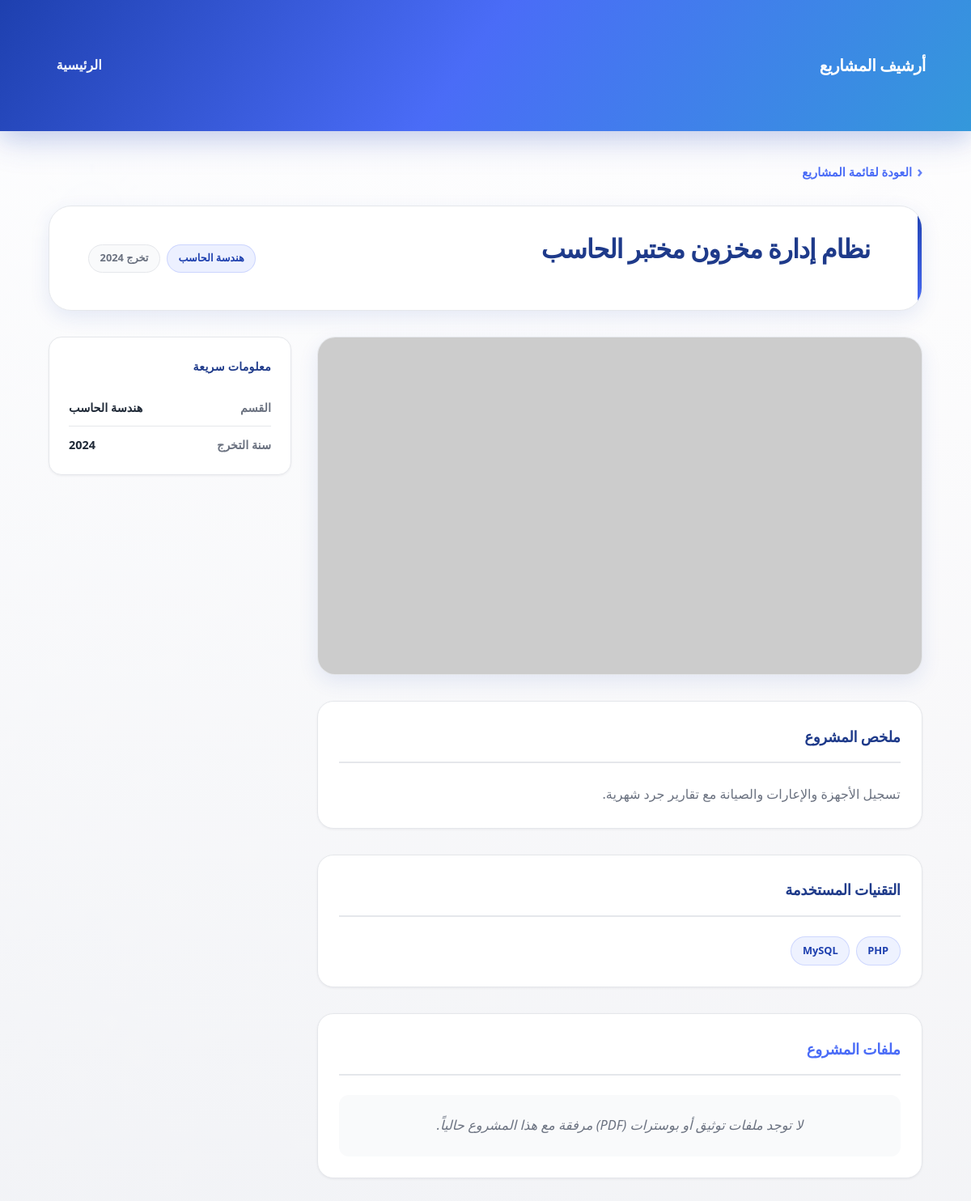
The page /project_details.php?id=11 (signed in) on the database its author committed.
### tables this page shows
CREATE TABLE `projects` (
  `id` int(11) NOT NULL,
  `title` varchar(255) NOT NULL,
  `description` text NOT NULL,
  `department` varchar(100) NOT NULL,
  `grad_year` int(11) NOT NULL,
  `tech_stack` varchar(255) NOT NULL,
  `owner_linkedin` varchar(512) DEFAULT NULL,
  `project_poster` varchar(255) DEFAULT NULL,
  `project_poster_pdf` varchar(255) DEFAULT NULL,
  `image_url` varchar(255) DEFAULT 'default.jpg',
  `pdf_file` varchar(255) DEFAULT NULL,
  `created_at` timestamp NOT NULL DEFAULT current_timestamp()
);

### db_connect.php (called while the page is built, shortened)
<?php
function style_css_href(): string
{
    $path = __DIR__ . '/style.css';
    $v = is_readable($path) ? (string) filemtime($path) : '1';
    $cache = 'style.css?v=' . rawurlencode($v);
    return $cache;
}
function project_image_src(?string $image_url, string $fallback = 'https://via.placeholder.com/400x200?text=No+image'): string
{
    $u = trim((string) $image_url);
    if (preg_match('#^https?://#i', $u)) {
        return $u;
    }
    return 'uploads/' . $u;
}

### project_details.php (the view, shortened to what this page needs)
<?php
include 'db_connect.php';
$id = isset($_GET['id']) ? intval($_GET['id']) : 0;
$sql = "SELECT * FROM projects WHERE id = $id";
$result = $conn->query($sql);
$project = $result->fetch_assoc();
$img_main = project_image_src($project['image_url'] ?? null, 'https://via.placeholder.com/960x540?text=Project');
$techs_raw = isset($project['tech_stack']) ? $project['tech_stack'] : '';
$techs_list = array_filter(array_map('trim', explode(',', $techs_raw)));
$has_files = !empty($project['pdf_file']) || !empty($project['project_poster_pdf']);
?>
<!DOCTYPE html>
<html lang="ar" dir="rtl">
<head>
    <link rel="stylesheet" href="<?php echo htmlspecialchars(style_css_href(), ENT_QUOTES, 'UTF-8'); ?>">
</head>
<body class="page-project-detail">
    <header class="main-header project-detail-header">
        <div class="container navbar project-detail-header__inner">
            <a href="index.php" class="project-detail-brand">أرشيف المشاريع</a>
            <nav class="project-detail-nav">
                <a href="index.php">الرئيسية</a>
            </nav>
        </div>
    </header>
    <main class="project-detail-main">
        <div class="container project-detail-wrap">
            <a href="index.php" class="detail-back-link">
                <span class="detail-back-link__icon" aria-hidden="true">›</span>
                العودة لقائمة المشاريع
            </a>
            <header class="detail-page-head">
                <h1 class="detail-page-head__title"><?php echo htmlspecialchars($project['title'], ENT_QUOTES, 'UTF-8'); ?></h1>
                <div class="detail-badges">
                    <span class="detail-badge"><?php echo htmlspecialchars($project['department'], ENT_QUOTES, 'UTF-8'); ?></span>
                    <span class="detail-badge detail-badge--muted">تخرج <?php echo htmlspecialchars((string) $project['grad_year'], ENT_QUOTES, 'UTF-8'); ?></span>
                </div>
            </header>
            <div class="detail-layout">
                <div class="detail-main">
                    <figure class="detail-figure">
                        <img
                            src="<?php echo htmlspecialchars($img_main, ENT_QUOTES, 'UTF-8'); ?>"
                            alt="صورة المشروع"
                            class="detail-hero-img"
                            onerror="this.src='https://via.placeholder.com/960x540?text=صورة+المشروع'">
                    </figure>
                    <section class="detail-panel">
                        <h2 class="detail-panel__title">ملخص المشروع</h2>
                        <div class="detail-panel__body detail-prose">
                            <?php echo nl2br(htmlspecialchars($project['description'], ENT_QUOTES, 'UTF-8')); ?>
                        </div>
                    </section>
                    <?php if (!empty($techs_list)): ?>
                    <section class="detail-panel">
                        <h2 class="detail-panel__title">التقنيات المستخدمة</h2>
                        <div class="detail-tech-row">
                            <?php foreach ($techs_list as $tech): ?>
                                <span class="detail-tech-chip"><?php echo htmlspecialchars($tech, ENT_QUOTES, 'UTF-8'); ?></span>
                            <?php endforeach; ?>
                        </div>
                    </section>
                    <?php endif; ?>
                    <section class="detail-panel detail-panel--files detail-panel--files-main">
                        <h2 class="detail-panel__title">ملفات المشروع</h2>
                        <?php if ($has_files): ?>
                            <p class="detail-files-lead">يمكنك تحميل ملفات المشروع المتوفرة للاستفادة من تفاصيل البحث والتصميم.</p>
                            <div class="detail-files-actions detail-files-actions--inline">
                                <?php if (!empty($project['pdf_file'])): ?>
                                    <a href="uploads/documents/<?php echo htmlspecialchars($project['pdf_file'], ENT_QUOTES, 'UTF-8'); ?>" download class="btn btn-primary btn-download-doc">
                                        تحميل وثيقة المشروع
                                    </a>
                                <?php endif; ?>
                                <?php if (!empty($project['project_poster_pdf'])): ?>
                                    <a href="uploads/documents/<?php echo htmlspecialchars($project['project_poster_pdf'], ENT_QUOTES, 'UTF-8'); ?>" download class="btn btn-primary btn-download-poster">
                                        تحميل بوستر المشروع (PDF)
                                    </a>
                                <?php endif; ?>
                            </div>
                        <?php else: ?>
                            <p class="detail-files-empty">لا توجد ملفات توثيق أو بوسترات (PDF) مرفقة مع هذا المشروع حالياً.</p>
                        <?php endif; ?>
                    </section>
                </div>
                <aside class="detail-sidebar" aria-label="معلومات جانبية">
                    <div class="detail-side-card">
                        <h3 class="detail-side-card__title">معلومات سريعة</h3>
                        <dl class="detail-spec-list">
                            <div class="detail-spec-row">
                                <dt>القسم</dt>
                                <dd><?php echo htmlspecialchars($project['department'], ENT_QUOTES, 'UTF-8'); ?></dd>
                            </div>
                            <div class="detail-spec-row">
                                <dt>سنة التخرج</dt>
                                <dd><?php echo htmlspecialchars((string) $project['grad_year'], ENT_QUOTES, 'UTF-8'); ?></dd>
                            </div>
                        </dl>
                    </div>
                </aside>
            </div>
        </div>
    </main>
</body>
</html>

### rows shown on the page
projects: title "نظام إدارة مخزون مختبر الحاسب", department "هندسة الحاسب", grad_year "2024", description "تسجيل الأجهزة والإعارات والصيانة مع تقارير جرد شهرية.", tech_stack "PHP", tech_stack "MySQL"
